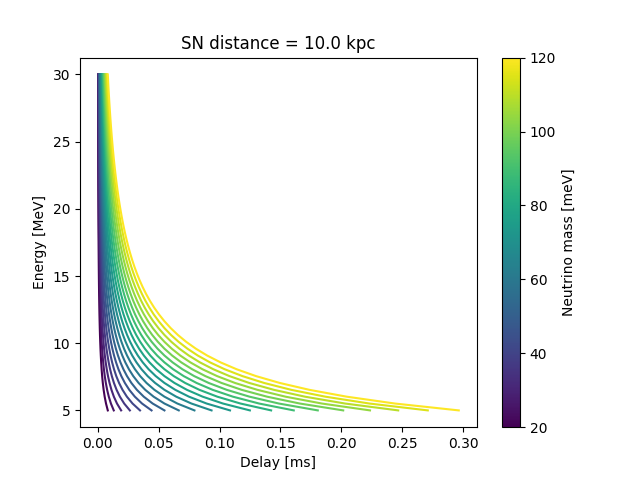

Recreate this plot in Python.
# Can a measurement of GWs and neutrinos
# from a galactic supernova be used to determine
# the mass of a neutrino?

import numpy as np 
import astropy.units as u
import astropy.constants as ac
import matplotlib.pyplot as plt # type: ignore
import matplotlib as mpl

def delay(
    neutrino_mass: u.Quantity[u.eV],
    neutrino_energy: u.Quantity[u.eV],
    distance: u.Quantity[u.kpc],
) -> u.Quantity[u.ms]:

    gamma = neutrino_energy / neutrino_mass

    # equivalent to 1 - sqrt(1 - 1/gamma**2) = 1 - v
    c_minus_v = 1 / gamma**2 / (1 + np.sqrt(1 - 1 / gamma**2)) * ac.c

    # equivalent to D / c - D / v, since c_minus_v is so small
    return (distance * c_minus_v / ac.c**2).to(u.ms)

if __name__ == '__main__':
    
    cmap = plt.get_cmap('viridis')
    m_min, m_max = 20, 120
    norm = mpl.colors.Normalize(m_min, m_max)

    # neutrino energy
    Es = np.linspace(5, 30) * u.MeV

    # distance to SN, supposing it's in the vicinity of the galactic center
    D = 10 * u.kpc
    
    masses = np.linspace(m_min, m_max, num=20) * u.meV
    
    for mass in masses:
        
        this_delay = delay(mass, Es, D)
        
        plt.plot(this_delay, Es, c=cmap(norm(mass.value)))

    plt.colorbar(mpl.cm.ScalarMappable(norm, cmap), label='Neutrino mass [meV]')
    plt.title(f'SN distance = {D}')
    # plt.legend(loc='upper right')
    plt.xlabel("Delay [ms]")
    plt.ylabel("Energy [MeV]")
    plt.savefig('delays.png')
    plt.close()
